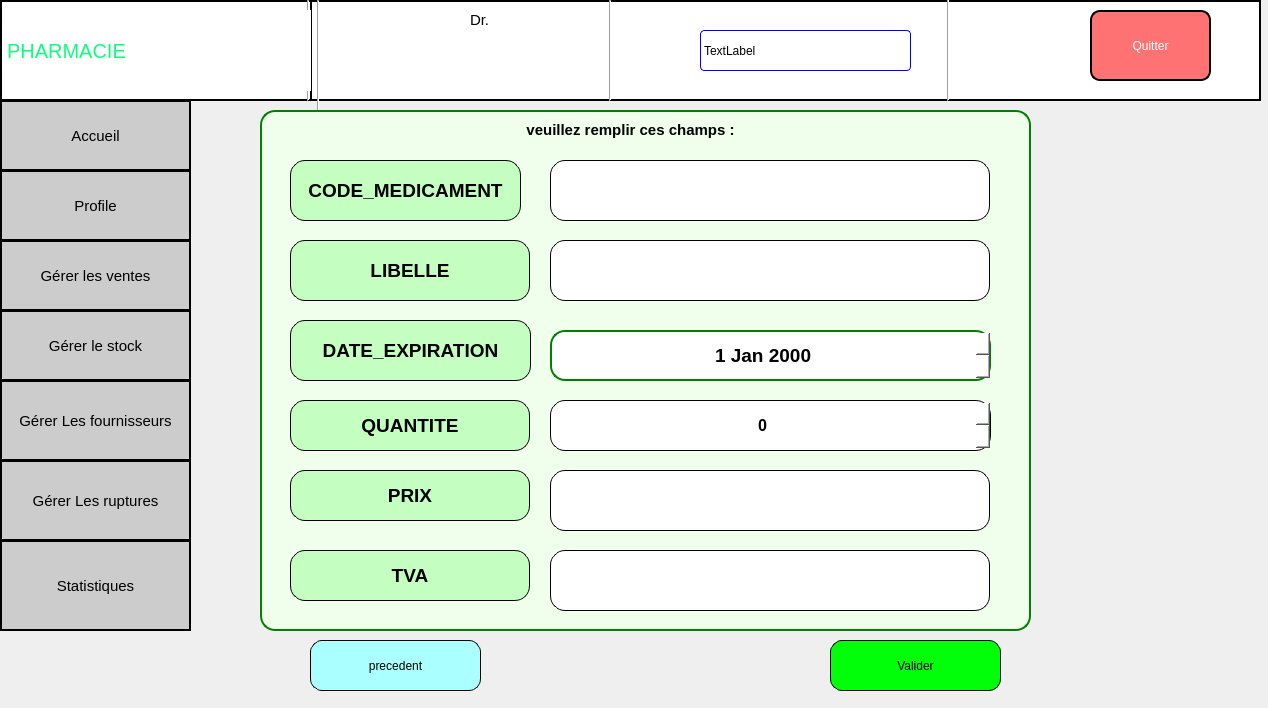
<?xml version="1.0" encoding="UTF-8"?>
<ui version="4.0">
 <class>modifier_stock_med</class>
 <widget class="QDialog" name="modifier_stock_med">
  <property name="geometry">
   <rect>
    <x>0</x>
    <y>0</y>
    <width>1268</width>
    <height>708</height>
   </rect>
  </property>
  <property name="windowTitle">
   <string>Dialog</string>
  </property>
  <widget class="QPushButton" name="pushButton_gere_vente">
   <property name="geometry">
    <rect>
     <x>0</x>
     <y>240</y>
     <width>191</width>
     <height>71</height>
    </rect>
   </property>
   <property name="styleSheet">
    <string notr="true">
background-color: rgb(204, 204, 204);;font-size:15px;border:2px solid black;</string>
   </property>
   <property name="text">
    <string>Gérer les ventes</string>
   </property>
  </widget>
  <widget class="QPushButton" name="pushButton_gerer_fournisseur">
   <property name="geometry">
    <rect>
     <x>0</x>
     <y>380</y>
     <width>191</width>
     <height>81</height>
    </rect>
   </property>
   <property name="styleSheet">
    <string notr="true">background-color: rgb(204, 204, 204);font-size:15px;border:2px solid black;</string>
   </property>
   <property name="text">
    <string>Gérer Les fournisseurs</string>
   </property>
  </widget>
  <widget class="Line" name="line">
   <property name="geometry">
    <rect>
     <x>940</x>
     <y>-10</y>
     <width>16</width>
     <height>111</height>
    </rect>
   </property>
   <property name="orientation">
    <enum>Qt::Vertical</enum>
   </property>
  </widget>
  <widget class="Line" name="line_2">
   <property name="geometry">
    <rect>
     <x>300</x>
     <y>0</y>
     <width>16</width>
     <height>101</height>
    </rect>
   </property>
   <property name="orientation">
    <enum>Qt::Vertical</enum>
   </property>
  </widget>
  <widget class="QPushButton" name="pushButton_gerer_rupture">
   <property name="geometry">
    <rect>
     <x>0</x>
     <y>460</y>
     <width>191</width>
     <height>81</height>
    </rect>
   </property>
   <property name="styleSheet">
    <string notr="true">background-color: rgb(204, 204, 204);font-size:15px;border:2px solid black;</string>
   </property>
   <property name="text">
    <string>Gérer Les ruptures</string>
   </property>
  </widget>
  <widget class="QLabel" name="label_8">
   <property name="geometry">
    <rect>
     <x>250</x>
     <y>10</y>
     <width>61</width>
     <height>81</height>
    </rect>
   </property>
   <property name="styleSheet">
    <string notr="true">background-color: rgb(255, 255, 255);</string>
   </property>
   <property name="text">
    <string/>
   </property>
   <property name="pixmap">
    <pixmap resource="ressource.qrc">:/res/image/devenir-pharmacien-921x1024.png</pixmap>
   </property>
   <property name="scaledContents">
    <bool>true</bool>
   </property>
  </widget>
  <widget class="Line" name="line_3">
   <property name="geometry">
    <rect>
     <x>310</x>
     <y>0</y>
     <width>16</width>
     <height>111</height>
    </rect>
   </property>
   <property name="orientation">
    <enum>Qt::Vertical</enum>
   </property>
  </widget>
  <widget class="QPushButton" name="pushButton_accueilgerat">
   <property name="geometry">
    <rect>
     <x>0</x>
     <y>100</y>
     <width>191</width>
     <height>71</height>
    </rect>
   </property>
   <property name="styleSheet">
    <string notr="true">background-color: rgb(204, 204, 204);font-size:15px;border:2px solid black;</string>
   </property>
   <property name="text">
    <string>Accueil</string>
   </property>
  </widget>
  <widget class="QPushButton" name="pushButton_gerer_rupture_2">
   <property name="geometry">
    <rect>
     <x>0</x>
     <y>540</y>
     <width>191</width>
     <height>91</height>
    </rect>
   </property>
   <property name="styleSheet">
    <string notr="true">background-color: rgb(204, 204, 204);font-size:15px;border:2px solid black;</string>
   </property>
   <property name="text">
    <string>Statistiques</string>
   </property>
  </widget>
  <widget class="QLabel" name="label_date">
   <property name="geometry">
    <rect>
     <x>700</x>
     <y>30</y>
     <width>211</width>
     <height>41</height>
    </rect>
   </property>
   <property name="styleSheet">
    <string notr="true">border:1px solid blue;border-radius:4px;
font: 14pt &quot;Rockwell&quot;;
background-color: rgb(255, 255, 255);</string>
   </property>
   <property name="text">
    <string>TextLabel</string>
   </property>
  </widget>
  <widget class="QLabel" name="nome_user">
   <property name="geometry">
    <rect>
     <x>470</x>
     <y>50</y>
     <width>101</width>
     <height>20</height>
    </rect>
   </property>
   <property name="styleSheet">
    <string notr="true">background-color:white;
font: 900 14pt &quot;Arial Black&quot;;</string>
   </property>
   <property name="text">
    <string/>
   </property>
  </widget>
  <widget class="QLabel" name="label_4">
   <property name="geometry">
    <rect>
     <x>370</x>
     <y>10</y>
     <width>61</width>
     <height>81</height>
    </rect>
   </property>
   <property name="text">
    <string/>
   </property>
   <property name="pixmap">
    <pixmap resource="ressource.qrc">:/res/image/WhatsApp Image 2024-04-30 à 20.55.44_6b270705.jpg</pixmap>
   </property>
   <property name="scaledContents">
    <bool>true</bool>
   </property>
  </widget>
  <widget class="QPushButton" name="ButtonProfil">
   <property name="geometry">
    <rect>
     <x>0</x>
     <y>170</y>
     <width>191</width>
     <height>71</height>
    </rect>
   </property>
   <property name="styleSheet">
    <string notr="true">font-size:15px;border:2px solid black;
background-color: rgb(204, 204, 204);</string>
   </property>
   <property name="text">
    <string>Profile</string>
   </property>
  </widget>
  <widget class="QLabel" name="label_5">
   <property name="geometry">
    <rect>
     <x>630</x>
     <y>10</y>
     <width>61</width>
     <height>61</height>
    </rect>
   </property>
   <property name="text">
    <string/>
   </property>
   <property name="pixmap">
    <pixmap resource="ressource.qrc">:/res/image/OIP (3).jpeg</pixmap>
   </property>
   <property name="scaledContents">
    <bool>true</bool>
   </property>
  </widget>
  <widget class="Line" name="line_4">
   <property name="geometry">
    <rect>
     <x>600</x>
     <y>0</y>
     <width>20</width>
     <height>101</height>
    </rect>
   </property>
   <property name="orientation">
    <enum>Qt::Vertical</enum>
   </property>
  </widget>
  <widget class="QLabel" name="label_6">
   <property name="geometry">
    <rect>
     <x>470</x>
     <y>10</y>
     <width>101</width>
     <height>20</height>
    </rect>
   </property>
   <property name="styleSheet">
    <string notr="true">background-color: rgb(255, 255, 255);font-size:15px;
font: 600 16pt &quot;Segoe UI Variable Text Semibold&quot;;</string>
   </property>
   <property name="text">
    <string>Dr.</string>
   </property>
  </widget>
  <widget class="QLabel" name="label_2">
   <property name="geometry">
    <rect>
     <x>0</x>
     <y>0</y>
     <width>321</width>
     <height>101</height>
    </rect>
   </property>
   <property name="styleSheet">
    <string notr="true">background-color: rgb(255, 255, 255);font-size:20px;
font: 20pt &quot;Segoe Script&quot;;border:2px solid black;
color: rgb(12, 255, 125);</string>
   </property>
   <property name="text">
    <string>PHARMACIE</string>
   </property>
  </widget>
  <widget class="QLabel" name="label_3">
   <property name="geometry">
    <rect>
     <x>310</x>
     <y>0</y>
     <width>951</width>
     <height>101</height>
    </rect>
   </property>
   <property name="styleSheet">
    <string notr="true">background-color: rgb(255, 255, 255);border:2px solid black;</string>
   </property>
   <property name="text">
    <string/>
   </property>
  </widget>
  <widget class="QLabel" name="label_7">
   <property name="geometry">
    <rect>
     <x>990</x>
     <y>10</y>
     <width>71</width>
     <height>71</height>
    </rect>
   </property>
   <property name="styleSheet">
    <string notr="true">background-color: white;</string>
   </property>
   <property name="text">
    <string/>
   </property>
   <property name="pixmap">
    <pixmap resource="ressource.qrc">:/res/image/R (1).png</pixmap>
   </property>
   <property name="scaledContents">
    <bool>true</bool>
   </property>
  </widget>
  <widget class="QPushButton" name="ButtongererStock_gerant">
   <property name="geometry">
    <rect>
     <x>0</x>
     <y>310</y>
     <width>191</width>
     <height>71</height>
    </rect>
   </property>
   <property name="styleSheet">
    <string notr="true">background-color: rgb(204, 204, 204);font-size:15px;border:2px solid black;</string>
   </property>
   <property name="text">
    <string>Gérer le stock</string>
   </property>
  </widget>
  <widget class="QPushButton" name="pushButton_6">
   <property name="geometry">
    <rect>
     <x>1090</x>
     <y>10</y>
     <width>121</width>
     <height>71</height>
    </rect>
   </property>
   <property name="styleSheet">
    <string notr="true">border:2px solid black;color:white;border-radius:10px;
font: 900 12pt &quot;Arial Black&quot;;
background-color: rgb(255, 114, 116);</string>
   </property>
   <property name="text">
    <string>Quitter</string>
   </property>
  </widget>
  <widget class="QFrame" name="frame">
   <property name="geometry">
    <rect>
     <x>260</x>
     <y>110</y>
     <width>771</width>
     <height>521</height>
    </rect>
   </property>
   <property name="font">
    <font>
     <pointsize>15</pointsize>
     <bold>true</bold>
    </font>
   </property>
   <property name="styleSheet">
    <string notr="true">
background-color: rgb(239, 255, 235);
border-radius:15px;
border: 2px solid green;
</string>
   </property>
   <property name="frameShape">
    <enum>QFrame::StyledPanel</enum>
   </property>
   <property name="frameShadow">
    <enum>QFrame::Raised</enum>
   </property>
   <widget class="QLabel" name="label">
    <property name="geometry">
     <rect>
      <x>30</x>
      <y>210</y>
      <width>241</width>
      <height>61</height>
     </rect>
    </property>
    <property name="font">
     <font>
      <pointsize>14</pointsize>
      <bold>true</bold>
     </font>
    </property>
    <property name="styleSheet">
     <string notr="true">background-color: rgb(196, 255, 193);
border-radius:15px;
border: 1px solid black;
</string>
    </property>
    <property name="text">
     <string>DATE_EXPIRATION</string>
    </property>
    <property name="alignment">
     <set>Qt::AlignCenter</set>
    </property>
   </widget>
   <widget class="QLabel" name="label_9">
    <property name="geometry">
     <rect>
      <x>30</x>
      <y>50</y>
      <width>231</width>
      <height>61</height>
     </rect>
    </property>
    <property name="font">
     <font>
      <pointsize>14</pointsize>
      <bold>true</bold>
     </font>
    </property>
    <property name="styleSheet">
     <string notr="true">background-color: rgb(196, 255, 193);
border-radius:15px;
border: 1px solid black;
</string>
    </property>
    <property name="text">
     <string>CODE_MEDICAMENT</string>
    </property>
    <property name="alignment">
     <set>Qt::AlignCenter</set>
    </property>
   </widget>
   <widget class="QLabel" name="label_10">
    <property name="geometry">
     <rect>
      <x>30</x>
      <y>130</y>
      <width>240</width>
      <height>61</height>
     </rect>
    </property>
    <property name="font">
     <font>
      <pointsize>14</pointsize>
      <bold>true</bold>
     </font>
    </property>
    <property name="styleSheet">
     <string notr="true">background-color: rgb(196, 255, 193);
border-radius:15px;
border: 1px solid black;
</string>
    </property>
    <property name="text">
     <string>LIBELLE</string>
    </property>
    <property name="alignment">
     <set>Qt::AlignCenter</set>
    </property>
   </widget>
   <widget class="QLabel" name="label_11">
    <property name="geometry">
     <rect>
      <x>30</x>
      <y>290</y>
      <width>240</width>
      <height>51</height>
     </rect>
    </property>
    <property name="font">
     <font>
      <pointsize>14</pointsize>
      <bold>true</bold>
     </font>
    </property>
    <property name="styleSheet">
     <string notr="true">background-color: rgb(196, 255, 193);
border-radius:15px;
border: 1px solid black;
</string>
    </property>
    <property name="text">
     <string>QUANTITE</string>
    </property>
    <property name="alignment">
     <set>Qt::AlignCenter</set>
    </property>
   </widget>
   <widget class="QLineEdit" name="codemedlineEdit">
    <property name="geometry">
     <rect>
      <x>290</x>
      <y>50</y>
      <width>440</width>
      <height>61</height>
     </rect>
    </property>
    <property name="font">
     <font>
      <pointsize>12</pointsize>
      <bold>true</bold>
     </font>
    </property>
    <property name="styleSheet">
     <string notr="true">background-color: rgb(255, 255, 255);
border-radius:15px;
border: 1px solid black;
</string>
    </property>
    <property name="text">
     <string/>
    </property>
    <property name="alignment">
     <set>Qt::AlignCenter</set>
    </property>
   </widget>
   <widget class="QLineEdit" name="libellelineEdit">
    <property name="geometry">
     <rect>
      <x>290</x>
      <y>130</y>
      <width>440</width>
      <height>61</height>
     </rect>
    </property>
    <property name="font">
     <font>
      <pointsize>12</pointsize>
      <bold>true</bold>
     </font>
    </property>
    <property name="styleSheet">
     <string notr="true">background-color: rgb(255, 255, 255);
border-radius:15px;
border: 1px solid black;
</string>
    </property>
    <property name="text">
     <string/>
    </property>
    <property name="alignment">
     <set>Qt::AlignCenter</set>
    </property>
   </widget>
   <widget class="QLabel" name="label_12">
    <property name="geometry">
     <rect>
      <x>150</x>
      <y>10</y>
      <width>441</width>
      <height>20</height>
     </rect>
    </property>
    <property name="font">
     <font>
      <pointsize>11</pointsize>
      <bold>true</bold>
     </font>
    </property>
    <property name="styleSheet">
     <string notr="true">border:none;</string>
    </property>
    <property name="text">
     <string>veuillez remplir ces champs :</string>
    </property>
    <property name="alignment">
     <set>Qt::AlignCenter</set>
    </property>
   </widget>
   <widget class="QSpinBox" name="spinBoxquantite">
    <property name="geometry">
     <rect>
      <x>290</x>
      <y>290</y>
      <width>441</width>
      <height>51</height>
     </rect>
    </property>
    <property name="font">
     <font>
      <pointsize>12</pointsize>
      <bold>true</bold>
     </font>
    </property>
    <property name="styleSheet">
     <string notr="true">background-color: rgb(255, 255, 255);
border-radius:15px;
border: 1px solid black;
</string>
    </property>
    <property name="alignment">
     <set>Qt::AlignCenter</set>
    </property>
   </widget>
   <widget class="QDateEdit" name="dateEdit">
    <property name="geometry">
     <rect>
      <x>290</x>
      <y>220</y>
      <width>441</width>
      <height>51</height>
     </rect>
    </property>
    <property name="font">
     <font>
      <pointsize>14</pointsize>
      <bold>true</bold>
     </font>
    </property>
    <property name="styleSheet">
     <string notr="true">background-color: rgb(255, 255, 255);</string>
    </property>
    <property name="alignment">
     <set>Qt::AlignCenter</set>
    </property>
   </widget>
   <widget class="QLabel" name="label_13">
    <property name="geometry">
     <rect>
      <x>30</x>
      <y>360</y>
      <width>240</width>
      <height>51</height>
     </rect>
    </property>
    <property name="font">
     <font>
      <pointsize>14</pointsize>
      <bold>true</bold>
     </font>
    </property>
    <property name="styleSheet">
     <string notr="true">background-color: rgb(196, 255, 193);
border-radius:15px;
border: 1px solid black;
</string>
    </property>
    <property name="text">
     <string>PRIX</string>
    </property>
    <property name="alignment">
     <set>Qt::AlignCenter</set>
    </property>
   </widget>
   <widget class="QLabel" name="label_14">
    <property name="geometry">
     <rect>
      <x>30</x>
      <y>440</y>
      <width>240</width>
      <height>51</height>
     </rect>
    </property>
    <property name="font">
     <font>
      <pointsize>14</pointsize>
      <bold>true</bold>
     </font>
    </property>
    <property name="styleSheet">
     <string notr="true">background-color: rgb(196, 255, 193);
border-radius:15px;
border: 1px solid black;
</string>
    </property>
    <property name="text">
     <string>TVA</string>
    </property>
    <property name="alignment">
     <set>Qt::AlignCenter</set>
    </property>
   </widget>
   <widget class="QLineEdit" name="prixmedlineEdit">
    <property name="geometry">
     <rect>
      <x>290</x>
      <y>360</y>
      <width>440</width>
      <height>61</height>
     </rect>
    </property>
    <property name="font">
     <font>
      <pointsize>12</pointsize>
      <bold>true</bold>
     </font>
    </property>
    <property name="styleSheet">
     <string notr="true">background-color: rgb(255, 255, 255);
border-radius:15px;
border: 1px solid black;
</string>
    </property>
    <property name="text">
     <string/>
    </property>
    <property name="alignment">
     <set>Qt::AlignCenter</set>
    </property>
   </widget>
   <widget class="QLineEdit" name="tvamedlineEdit">
    <property name="geometry">
     <rect>
      <x>290</x>
      <y>440</y>
      <width>440</width>
      <height>61</height>
     </rect>
    </property>
    <property name="font">
     <font>
      <pointsize>12</pointsize>
      <bold>true</bold>
     </font>
    </property>
    <property name="styleSheet">
     <string notr="true">background-color: rgb(255, 255, 255);
border-radius:15px;
border: 1px solid black;
</string>
    </property>
    <property name="text">
     <string/>
    </property>
    <property name="alignment">
     <set>Qt::AlignCenter</set>
    </property>
   </widget>
  </widget>
  <widget class="QPushButton" name="saveButton">
   <property name="geometry">
    <rect>
     <x>830</x>
     <y>640</y>
     <width>171</width>
     <height>51</height>
    </rect>
   </property>
   <property name="styleSheet">
    <string notr="true">border-radius:12px;
background-color:rgb(0, 255, 8);
border:1px solid black;</string>
   </property>
   <property name="text">
    <string>Valider</string>
   </property>
  </widget>
  <widget class="QPushButton" name="Button_precedent">
   <property name="geometry">
    <rect>
     <x>310</x>
     <y>640</y>
     <width>171</width>
     <height>51</height>
    </rect>
   </property>
   <property name="styleSheet">
    <string notr="true">border-radius:12px;
background-color:rgb(170, 255, 255);
border:1px solid black;</string>
   </property>
   <property name="text">
    <string>precedent</string>
   </property>
  </widget>
  <zorder>label_2</zorder>
  <zorder>label_3</zorder>
  <zorder>pushButton_gere_vente</zorder>
  <zorder>pushButton_gerer_fournisseur</zorder>
  <zorder>line</zorder>
  <zorder>line_2</zorder>
  <zorder>pushButton_gerer_rupture</zorder>
  <zorder>label_8</zorder>
  <zorder>line_3</zorder>
  <zorder>pushButton_accueilgerat</zorder>
  <zorder>pushButton_gerer_rupture_2</zorder>
  <zorder>label_date</zorder>
  <zorder>nome_user</zorder>
  <zorder>label_4</zorder>
  <zorder>ButtonProfil</zorder>
  <zorder>label_5</zorder>
  <zorder>line_4</zorder>
  <zorder>label_6</zorder>
  <zorder>label_7</zorder>
  <zorder>ButtongererStock_gerant</zorder>
  <zorder>pushButton_6</zorder>
  <zorder>frame</zorder>
  <zorder>saveButton</zorder>
  <zorder>Button_precedent</zorder>
 </widget>
 <resources>
  <include location="ressource.qrc"/>
 </resources>
 <connections/>
</ui>
